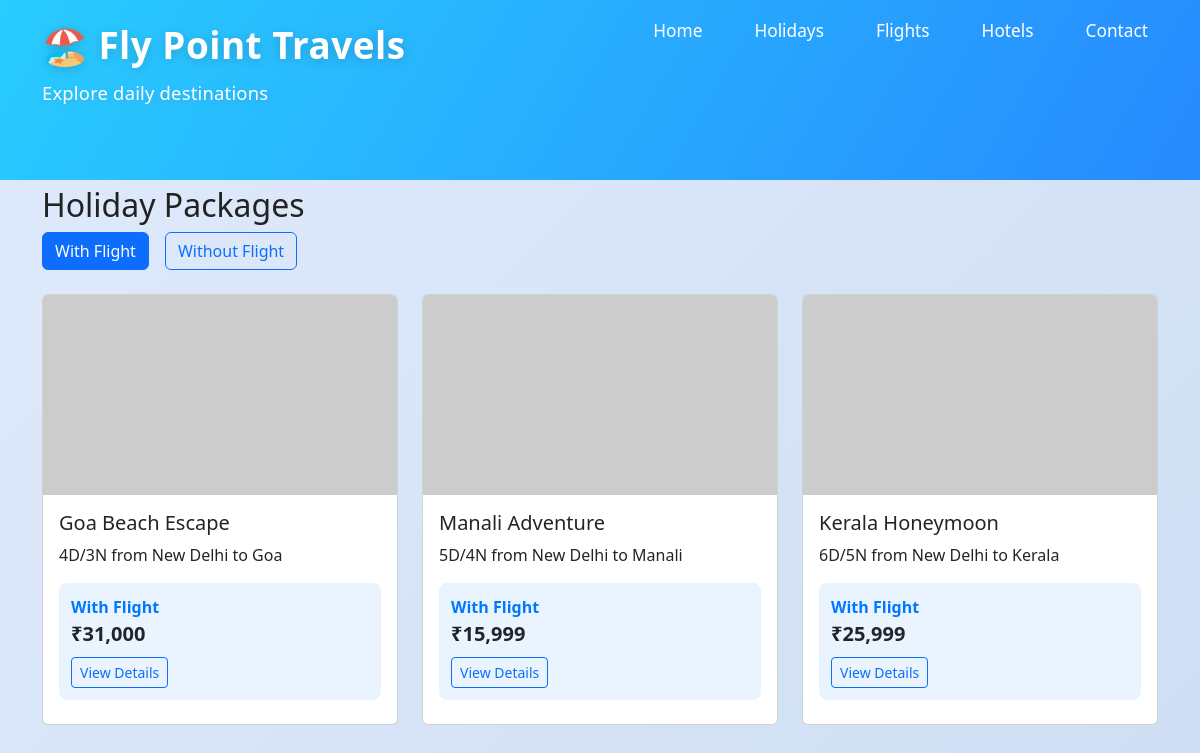
Page /packages on the committed database.
### app.py (models this page shows)
class Package(db.Model):
    id = db.Column(db.Integer, primary_key=True)
    name = db.Column(db.String(100))
    destination = db.Column(db.String(50))
    description = db.Column(db.Text)
    price = db.Column(db.Integer)
    duration = db.Column(db.String(20))
    image = db.Column(db.String(200))
    type = db.Column(db.String(50))

### app.py (the view, shortened to what this page needs)
@app.route('/packages')
def packages():
    destination = request.args.get('destination')
    pkg_type = request.args.get('type')
    query = Package.query
    if destination:
        query = query.filter(Package.destination.ilike(f"%{destination}%"))
    if pkg_type:
        query = query.filter(Package.type == pkg_type)
    packages = query.all()
    print("DEBUG: packages found =", len(packages))
    package_prices = {}
    import re
    for pkg in packages:
        city = City.query.filter_by(name=pkg.destination).first()
        price_with_flight = 0
        price_without_flight = 0
        if city:
            flights = Flight.query.filter_by(city_id=city.id).all()
            hotels = Hotel.query.filter_by(city_id=city.id).order_by(Hotel.id).all()
            activities = Activity.query.filter_by(city_id=city.id).all()
            duration_str = pkg.duration or "4D/3N"
            match = re.match(r"(\d+)D", duration_str)
            num_days = int(match.group(1)) if match else 4
            from_city = request.args.get('from_city', 'New Delhi')
            onward_flight = next((f for f in flights if f.source_station and f.destination_station and f.source_station.lower() == from_city.lower() and f.destination_station.lower() == pkg.destination.lower()), None)
            if onward_flight:
                price_with_flight += onward_flight.price
            return_flight = next((f for f in flights if f.source_station and f.destination_station and f.source_station.lower() == pkg.destination.lower() and f.destination_station.lower() == from_city.lower()), None)
            if return_flight:
                price_with_flight += return_flight.price
            if hotels:
                price_with_flight += hotels[0].price * (num_days-1)
                price_without_flight += hotels[0].price * (num_days-1)
            pickup_acts = [a for a in activities if a.type and a.type.lower() == "pickup"]
            drop_acts = [a for a in activities if a.type and a.type.lower() == "drop"]
            tour_acts = [a for a in activities if a.type and a.type.lower() == "tour"]
            day_activities = []
            num_middle_days = num_days - 2
            day_activities.append(pickup_acts)
            if pkg.destination.lower() == "goa" and num_days == 4:
                day_activities.append([])  # day 2
                day_activities.append(tour_acts)  # day 3
            day_activities.append(drop_acts)
            try:
                persons = int(request.args.get('persons', 1))
            except Exception:
                persons = 1
            def get_activity_rate(activity, persons):
                if persons == 1 and hasattr(activity, "rate_1") and activity.rate_1 is not None:
                    return activity.rate_1
                elif persons == 2 and hasattr(activity, "rate_2") and activity.rate_2 is not None:
                    return activity.rate_2
                elif persons == 3 and hasattr(activity, "rate_3") and activity.rate_3 is not None:
                    return activity.rate_3
                elif persons == 4 and hasattr(activity, "rate_4") and activity.rate_4 is not None:
                    return activity.rate_4
                elif hasattr(activity, "price") and activity.price is not None:
                    return activity.price
                return 0
            for acts in day_activities:
                for activity in acts:
                    if activity:
                        rate = get_activity_rate(activity, persons)
                        price_with_flight += rate * persons if rate is not None else 0
                        price_without_flight += rate * persons if rate is not None else 0
            package_prices[pkg.id] = {
                "with_flight": price_with_flight,
                "without_flight": price_without_flight
            }
        else:
            package_prices[pkg.id] = {
                "with_flight": pkg.price,
                "without_flight": pkg.price
            }
    return render_template('packages.html', packages=packages, package_prices=package_prices)

### templates/packages.html (shortened to what this page needs)
{% extends 'base.html' %}
{% block content %}
<h2>Holiday Packages</h2>
<div class="mb-4" style="display:flex;gap:16px;">
    <button id="filter-with-flight" class="btn btn-outline-primary active" onclick="showFlightOption('with')">With Flight</button>
    <button id="filter-without-flight" class="btn btn-outline-primary" onclick="showFlightOption('without')">Without Flight</button>
</div>
<div class="row">
{% for p in packages %}
<div class="col-md-4">
<div class="card mb-4">
    <img src="{{ p.image }}" class="card-img-top">
    <div class="card-body">
        <h5>{{ p.name }}</h5>
        <p>{{ p.duration }} from {{ request.args.get('from_city', 'New Delhi') }} to {{ request.args.get('destination', p.destination) }}</p>
        <div class="mb-2 flight-option flight-option-with" style="background:#eaf4ff;border-radius:8px;padding:12px;">
            <div style="font-weight:600;color:#0077ff;">With Flight</div>
            <div style="font-size:1.25rem;font-weight:700;">₹{{ "{:,}".format(package_prices[p.id]['with_flight']) }}</div>
            <a href="/package/{{ p.id }}?from_city={{ request.args.get('from_city', 'New Delhi') }}&departure={{ request.args.get('departure', '') }}&flight_option=with&persons={{ request.args.get('persons', 1) }}&initial_price={{ package_prices[p.id]['with_flight'] }}" class="btn btn-outline-primary btn-sm mt-2">View Details</a>
        </div>
    </div>
</div>
</div>
{% endfor %}
</div>
{% endblock %}

### templates/base.html (shortened to what this page needs)
<!DOCTYPE html>
<html>
<head>
<link href="https://cdn.jsdelivr.net/npm/bootstrap@5.3.2/dist/css/bootstrap.min.css" rel="stylesheet">
<link rel="stylesheet" href="{{ url_for('static', filename='css/style.css') }}">
</head>
<body>
<header class="fancy-header">
    <div class="fancy-header-bg"></div>
    <div class="fancy-header-content container">
        <div>
            <div class="fancy-header-title">
                <span style="font-size:2.3rem;font-weight:700;letter-spacing:0.5px;color:#fff;">
                    <span style="margin-right:10px;">🏖️</span>Fly Point Travels
                </span>
            </div>
            <div class="fancy-header-tagline" style="color:#fff;font-size:1.15rem;margin-top:6px;">
                Explore daily destinations
            </div>
        </div>
        <nav class="fancy-header-nav">
            <ul>
                <li><a href="/">Home</a></li>
                <li><a href="/packages">Holidays</a></li>
                <li><a href="#">Flights</a></li>
                <li><a href="#">Hotels</a></li>
                <li><a href="#">Contact</a></li>
            </ul>
        </nav>
    </div>
</header>
<div class="container my-4">
{% block content %}{% endblock %}
</div>
</body>
</html>

### static/css/style.css (style rules this page uses)
body { background: linear-gradient(135deg, #e0eafc 0%, #cfdef3 100%), url('https://images.unsplash.com/photo-1465156799763-2c087c332922?auto=format&fit=crop&w=1500&q=80'); background-size: cover; background-repeat: no-repeat; background-attachment: fixed; font-family: 'Segoe UI', 'Roboto', 'Arial', sans-serif; color: #222; margin: 0; padding: 0; }
.fancy-header { position: relative; width: 100%; min-height: 180px; background: transparent; overflow: hidden; margin-bottom: -18px; }
.fancy-header-bg { position: absolute; top: 0; left: 0; width: 100%; height: 100%; background: linear-gradient(120deg, #00c6ff 0%, #0077ff 100%); opacity: 0.82; z-index: 1; }
.fancy-header-content { position: relative; z-index: 2; display: flex; flex-direction: row; align-items: flex-start; justify-content: space-between; min-height: 80px; padding-top: 18px; }
.fancy-header-title { font-size: 2.3rem; font-weight: 700; letter-spacing: 0.5px; color: #fff; text-shadow: 0 2px 12px rgba(0,0,0,0.18); display: flex; align-items: center; gap: 10px; margin-top: 0; }
.fancy-header-tagline { color: #fff; font-size: 1.15rem; margin-top: 6px; text-shadow: 0 2px 8px rgba(0,0,0,0.12); font-weight: 400; letter-spacing: 0.2px; margin-bottom: 0; }
.fancy-header-nav { margin-top: 0; display: flex; align-items: flex-start; justify-content: flex-end; flex: 1; }
.fancy-header-nav ul { list-style: none; display: flex; gap: 32px; padding-left: 0; margin: 0; }
.fancy-header-nav li { margin: 0; }
.fancy-header-nav a { color: #fff; font-size: 1.08rem; font-weight: 500; text-decoration: none; padding: 4px 10px; border-radius: 6px; transition: background 0.18s, color 0.18s; }
.card img { height: 200px; object-fit: cover; }

### rows in the picture
Package: name "Goa Beach Escape", duration "4D/3N", args.get "New Delhi", args.get "Goa", package_prices "31,000"
Package: name "Manali Adventure", duration "5D/4N", args.get "New Delhi", args.get "Manali", price "15,999"
Package: name "Kerala Honeymoon", duration "6D/5N", args.get "New Delhi", args.get "Kerala", price "25,999"
